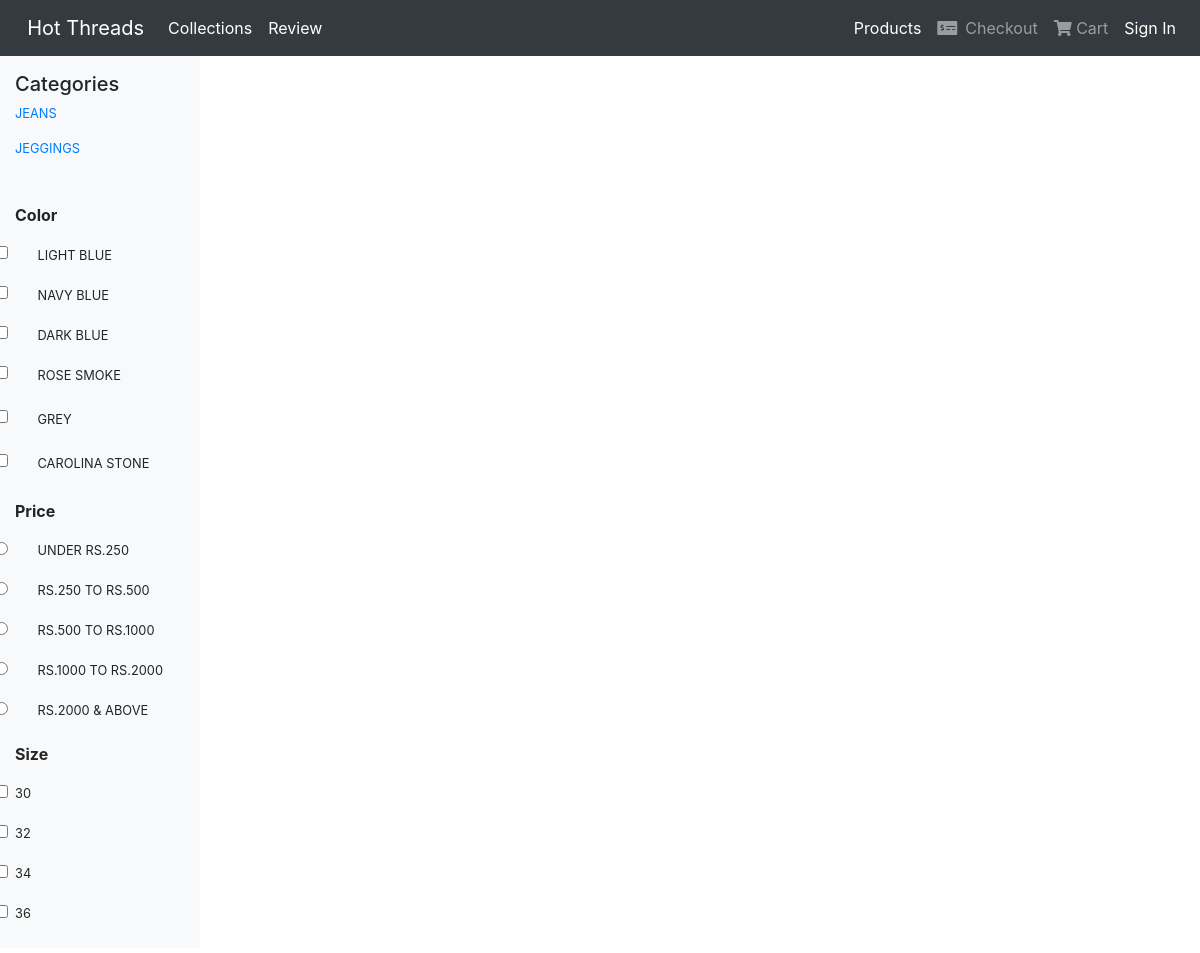
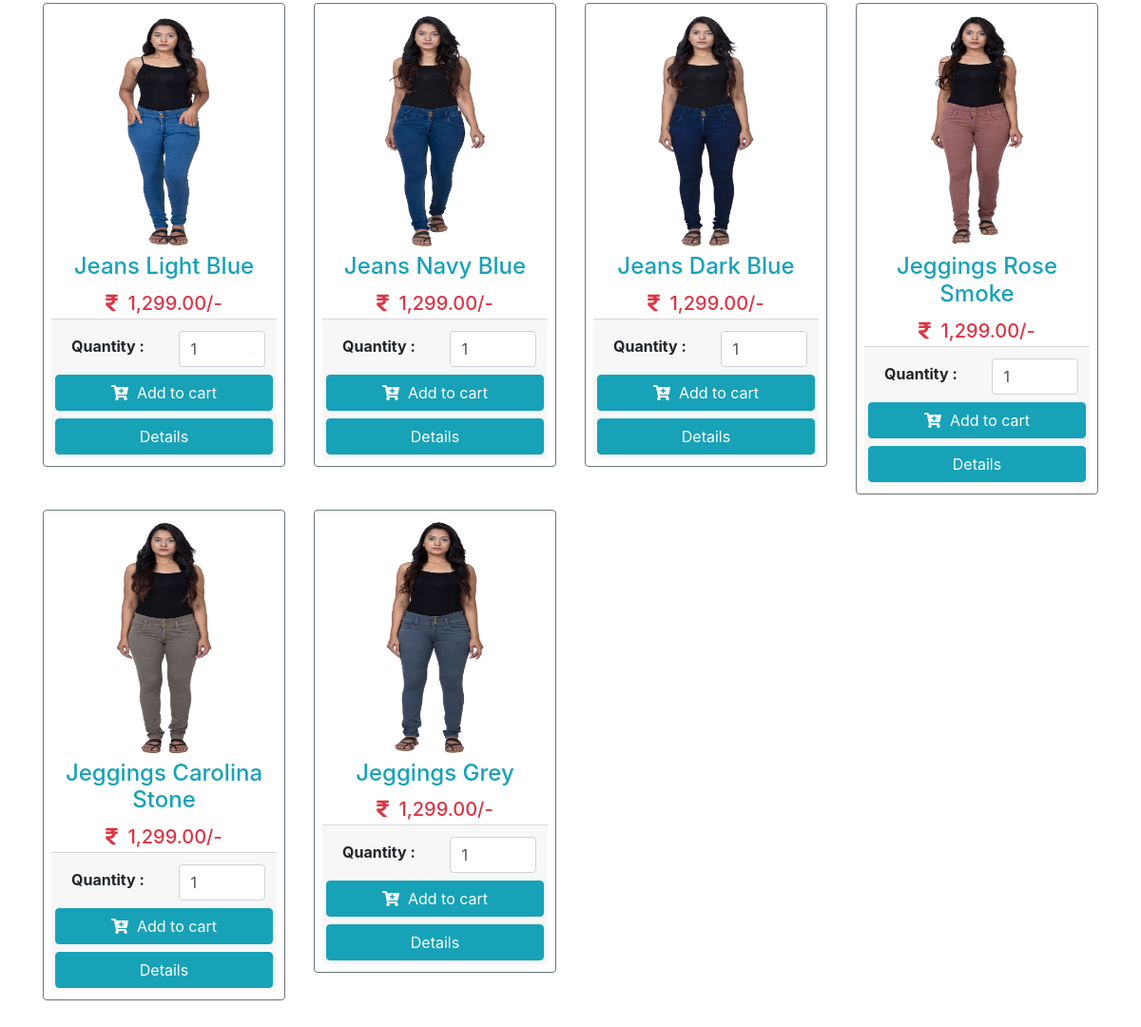
/shopping-cart/index.php, run on the app's committed database (2 pictures, top to bottom).
### tables this page shows
CREATE TABLE `product` (
  `id` int(11) NOT NULL,
  `product_name` varchar(255) NOT NULL,
  `product_price` varchar(100) NOT NULL,
  `product_qty` int(11) NOT NULL DEFAULT 1,
  `product_image` varchar(255) NOT NULL,
  `product_code` varchar(50) NOT NULL
);

### shopping-cart/index.php (the view, shortened to what this page needs)
<!DOCTYPE html>
<html lang="en">
<head>
  <link rel='stylesheet' href='https://cdnjs.cloudflare.com/ajax/libs/twitter-bootstrap/4.5.2/css/bootstrap.min.css' />
  <link rel='stylesheet' href='https://cdnjs.cloudflare.com/ajax/libs/font-awesome/5.9.0/css/all.min.css' />
</head>
<body>
  <nav class="navbar navbar-expand-md bg-dark navbar-dark">
    <a class="navbar-brand" href="index.php"></i>&nbsp;&nbsp;Hot Threads</a>
    <ul class="navbar-nav ml-auto">
        <li class="nav-item">
          <div class="dropdown" data-toggle="dropdown">
          <a class="nav-link active" href="index.php">Collections</a>
        </li>
        <li class="nav-item">
          <a class="nav-link active" href="index.php">Review</a>
        </li>
         </ul>
    <div class="collapse navbar-collapse" id="collapsibleNavbar">
      <ul class="navbar-nav ml-auto">
        <li class="nav-item">
          <a class="nav-link active" href="index.php">Products</a>
        </li>
        <li class="nav-item">
          <a class="nav-link" href="checkout.php"><i class="fas fa-money-check-alt mr-2"></i>Checkout</a>
        </li>
        <li class="nav-item">
          <a class="nav-link" href="cart.php"><i class="fas fa-shopping-cart"></i> Cart<span id="cart-item" class="badge badge-danger"></span></a>
        </li>
        <li class="nav-item">
          <a class="nav-link active" href="index.php">Sign In</a>
        </li>
      </ul>
    </div>
  </nav>
      <div class="container-fluid">
        <div class="row">
          <nav id="sidebarMenu" class="col-md-3 col-lg-2 d-md-block bg-light sidebar collapse">
            <div class="sidebar-sticky pt-3">
    <section>
    <section>
<section>
  <h5>Categories</h5>
  <div class="text-muted small text-uppercase mb-5">
    <p class="mb-3"><a href="#!" class="card-link-secondary">Jeans</a></p>
    <p class="mb-3"><a href="#!" class="card-link-secondary">Jeggings</a></p>
  </div>
</section>
      <section class="mb-4">
        <h6 class="font-weight-bold mb-3">Color</h6>
        <div class="form-check pl-0 mb-3">
          <input type="checkbox" class="form-check-input filled-in" id="new">&nbsp;&nbsp;&nbsp;&nbsp;
          <label class="form-check-label small text-uppercase card-link-secondary" for="new">Light Blue</label>
        </div>
        <div class="form-check pl-0 mb-3">
          <input type="checkbox" class="form-check-input filled-in" id="used">&nbsp;&nbsp;&nbsp;&nbsp;
          <label class="form-check-label small text-uppercase card-link-secondary" for="used">Navy Blue</label>
        </div>
        <div class="form-check pl-0 mb-3">
          <input type="checkbox" class="form-check-input filled-in" id="collectible">&nbsp;&nbsp;&nbsp;&nbsp;
          <label class="form-check-label small text-uppercase card-link-secondary" for="collectible">Dark Blue</label>
        </div>
        <div class="form-check pl-0 mb-3 pb-1">
          <input type="checkbox" class="form-check-input filled-in" id="renewed">&nbsp;&nbsp;&nbsp;&nbsp;
          <label class="form-check-label small text-uppercase card-link-secondary" for="renewed">Rose Smoke</label>
        </div>
        <div class="form-check pl-0 mb-3 pb-1">
          <input type="checkbox" class="form-check-input filled-in" id="renewed">&nbsp;&nbsp;&nbsp;&nbsp;
          <label class="form-check-label small text-uppercase card-link-secondary" for="renewed">Grey</label>
        </div>
        <div class="form-check pl-0 mb-3 pb-1">
          <input type="checkbox" class="form-check-input filled-in" id="renewed">&nbsp;&nbsp;&nbsp;&nbsp;
          <label class="form-check-label small text-uppercase card-link-secondary" for="renewed">Carolina Stone</label>
        </div>
      </section>
      <section class="mb-4">
        <h6 class="font-weight-bold mb-3">Price</h6>
        <div class="form-check pl-0 mb-3">
          <input type="radio" class="form-check-input" id="under25" name="materialExampleRadios">&nbsp;&nbsp;&nbsp;&nbsp;
          <label class="form-check-label small text-uppercase card-link-secondary" for="under25">Under Rs.250</label>
        </div>
        <div class="form-check pl-0 mb-3">
          <input type="radio" class="form-check-input" id="2550" name="materialExampleRadios">&nbsp;&nbsp;&nbsp;&nbsp;
          <label class="form-check-label small text-uppercase card-link-secondary" for="2550">Rs.250 to Rs.500</label>
        </div>
        <div class="form-check pl-0 mb-3">
          <input type="radio" class="form-check-input" id="50100" name="materialExampleRadios">&nbsp;&nbsp;&nbsp;&nbsp;
          <label class="form-check-label small text-uppercase card-link-secondary" for="50100">Rs.500 to Rs.1000</label>
        </div>
        <div class="form-check pl-0 mb-3">
          <input type="radio" class="form-check-input" id="100200" name="materialExampleRadios">&nbsp;&nbsp;&nbsp;&nbsp;
          <label class="form-check-label small text-uppercase card-link-secondary" for="100200">Rs.1000 to Rs.2000</label>
        </div>
        <div class="form-check pl-0 mb-3">
          <input type="radio" class="form-check-input" id="200above" name="materialExampleRadios">&nbsp;&nbsp;&nbsp;&nbsp;
          <label class="form-check-label small text-uppercase card-link-secondary" for="200above">Rs.2000 & Above</label>
        </div>
      </section>
      <section class="mb-4" style="color: rgba(0, 0, 0, .85);">
        <h6 class="font-weight-bold mb-3">Size</h6>
        <div class="form-check pl-0 mb-3">
          <input type="checkbox" class="form-check-input filled-in" id="34">
          <label class="form-check-label small text-uppercase card-link-secondary" for="34">30</label>
        </div>
        <div class="form-check pl-0 mb-3">
          <input type="checkbox" class="form-check-input filled-in" id="36">
          <label class="form-check-label small text-uppercase card-link-secondary" for="36">32</label>
        </div>
        <div class="form-check pl-0 mb-3">
          <input type="checkbox" class="form-check-input filled-in" id="38">
          <label class="form-check-label small text-uppercase card-link-secondary" for="38">34</label>
        </div>
        <div class="form-check pl-0 mb-3">
          <input type="checkbox" class="form-check-input filled-in" id="40">
          <label class="form-check-label small text-uppercase card-link-secondary" for="40">36</label>
        </div>
      </section>
    </section>
  </section>
  </div>
</nav>
  <div class="container">
    <div class="row mt-2 pb-3">
      <?php
  			include 'config.php';
  			$stmt = $conn->prepare('SELECT * FROM product');
  			$stmt->execute();
  			$result = $stmt->get_result();
  			while ($row = $result->fetch_assoc()):
  		?>
      <div class="col-sm-6 col-md-4 col-lg-3 mb-2">
        <div class="card-deck">
          <div class="card p-2 border-secondary mb-2">
            <img src="<?= $row['product_image'] ?>" class="card-img-top" height="250">
            <div class="card-body p-1">
              <h4 class="card-title text-center text-info"><?= $row['product_name'] ?></h4>
              <h5 class="card-text text-center text-danger"><i class="fas fa-rupee-sign"></i>&nbsp;&nbsp;<?= number_format($row['product_price'],2) ?>/-</h5>
            </div>
            <div class="card-footer p-1">
              <form action="" class="form-submit">
                <div class="row p-2">
                  <div class="col-md-6 py-1 pl-4">
                    <b>Quantity : </b>
                  </div>
                  <div class="col-md-6">
                    <input type="number" class="form-control pqty" value="<?= $row['product_qty'] ?>">
                  </div>
                </div>
                <button class="btn btn-info btn-block addItemBtn"><i class="fas fa-cart-plus"></i>&nbsp;&nbsp;Add to
                  cart</button>
                <button class="btn btn-info btn-block addItemBtn">Details</button>
              </form>
            </div>
          </div>
        </div>
      </div>
      <?php endwhile; ?>
    </div>
  </div>
</body>
</html>

### data on the page
product: product_image (picture), product_name "Jeans Light Blue", product_price "1,299.00", product_qty "1"
product: product_image (picture), product_name "Jeans Navy Blue", product_price "1,299.00", product_qty "1"
product: product_image (picture), product_name "Jeans Dark Blue", product_price "1,299.00", product_qty "1"
product: product_image (picture), product_name "Jeggings Rose Smoke", product_price "1,299.00", product_qty "1"
product: product_image (picture), product_name "Jeggings Carolina Stone", product_price "1,299.00", product_qty "1"
product: product_image (picture), product_name "Jeggings Grey", product_price "1,299.00", product_qty "1"
